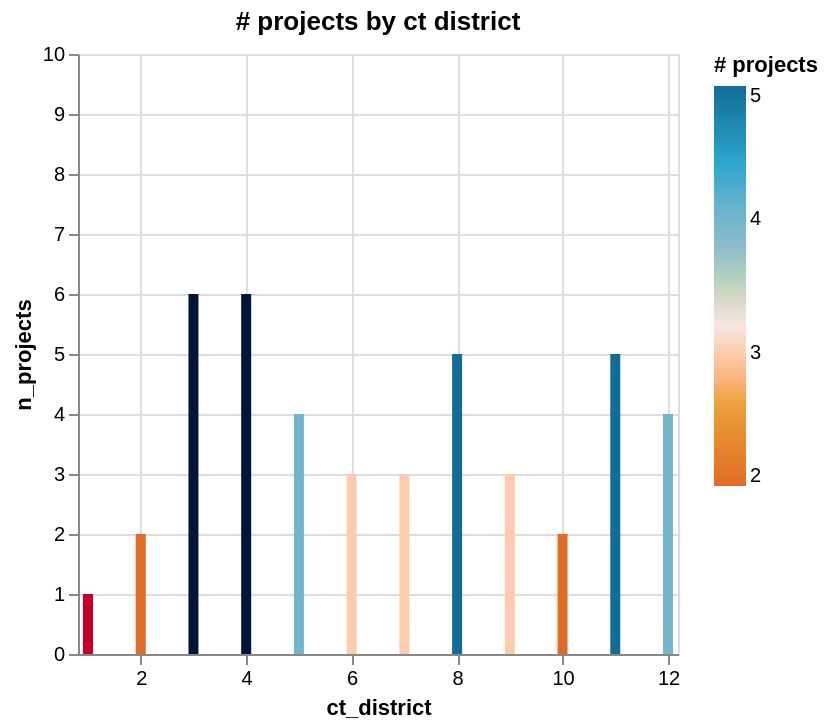

Here is the notebook cell this chart was saved with:
### Markdown cell above
#### Adjusting the Axis
* Sometimes, we want to adjust the axis to have a min and max value.
* You do so using the `scale=alt.Scale(domain=[min_value, max_value]))` argument behind the X and Y axis.

### Code cell
alt.Chart(district_summary_to_plot, title="# projects by ct district").mark_bar().encode(
    x=alt.X("ct_district", scale=alt.Scale(domain=[1, 12])),
    y=alt.Y("n_projects", scale=alt.Scale(domain=[0, 10])),
    color=alt.Color(
        "n_projects",
        title="# projects",
        scale=alt.Scale(range=calitp_color_palette.CALITP_DIVERGING_COLORS, domain=[2,5]),
    ),
)

### Figure 1 — Vega-Lite specification as saved in the notebook (floating-point values rounded to 4 significant figures)
{"config": {"view": {"continuousWidth": 300, "continuousHeight": 300}}, "data": {"name": "data-fe61ab74781d740c8dcafb218051dfa5"}, "mark": {"type": "bar"}, "encoding": {"color": {"field": "n_projects", "scale": {"domain": [2, 5], "range": ["#E16B26", "#EB9F3C", "#f6e7e1", "#8CBCCB", "#2EA8CE", "#136C97"]}, "title": "# projects", "type": "quantitative"}, "x": {"field": "ct_district", "scale": {"domain": [1, 12]}, "type": "quantitative"}, "y": {"field": "n_projects", "scale": {"domain": [0, 10]}, "type": "quantitative"}}, "title": "# projects by ct district", "$schema": "https://vega.github.io/schema/vega-lite/v5.20.1.json", "datasets": {"data-fe61ab74781d740c8dcafb218051dfa5": [{"ct_district": 1, "n_projects": 1, "max_overall_score": 72, "min_overall_score": 72, "mean_overall_score": 72.0, "median_overall_score": 72.0}, {"ct_district": 2, "n_projects": 2, "max_overall_score": 63, "min_overall_score": 60, "mean_overall_score": 61.5, "median_overall_score": 61.5}, {"ct_district": 3, "n_projects": 6, "max_overall_score": 97, "min_overall_score": 54, "mean_overall_score": 77.67, "median_overall_score": 80.5}, {"ct_district": 4, "n_projects": 6, "max_overall_score": 97, "min_overall_score": 60, "mean_overall_score": 73.17, "median_overall_score": 70.5}, {"ct_district": 5, "n_projects": 4, "max_overall_score": 98, "min_overall_score": 58, "mean_overall_score": 77.5, "median_overall_score": 77.0}, {"ct_district": 6, "n_projects": 3, "max_overall_score": 77, "min_overall_score": 63, "mean_overall_score": 70.67, "median_overall_score": 72.0}, {"ct_district": 7, "n_projects": 3, "max_overall_score": 94, "min_overall_score": 79, "mean_overall_score": 85.0, "median_overall_score": 82.0}, {"ct_district": 8, "n_projects": 5, "max_overall_score": 85, "min_overall_score": 66, "mean_overall_score": 75.2, "median_overall_score": 73.0}, {"ct_district": 9, "n_projects": 3, "max_overall_score": 87, "min_overall_score": 67, "mean_overall_score": 76.33, "median_overall_score": 75.0}, {"ct_district": 10, "n_projects": 2, "max_overall_score": 86, "min_overall_score": 59, "mean_overall_score": 72.5, "median_overall_score": 72.5}, {"ct_district": 11, "n_projects": 5, "max_overall_score": 89, "min_overall_score": 55, "mean_overall_score": 74.6, "median_overall_score": 75.0}, {"ct_district": 12, "n_projects": 4, "max_overall_score": 97, "min_overall_score": 60, "mean_overall_score": 75.5, "median_overall_score": 72.5}]}}
